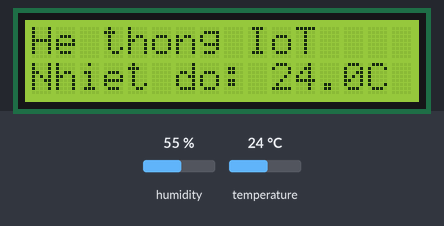
A sketch run on a simulated Arduino Uno, built with avr-gcc and run on an emulated ATmega328P. Shown: 16×2 character LCD. The inputs (shaded band) are chosen by the test bench; at power-on: temperature 24 °C, humidity 55 %. What the sketch prints to the serial monitor is not drawn.

Above: at 1.2 s.
1.3 s: temperature set to 12 °C
At 3.1 s:
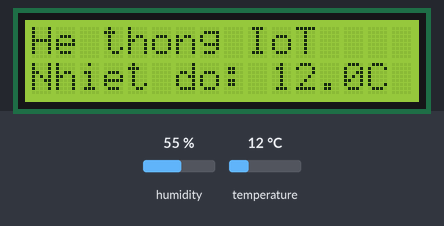
3.6 s: temperature set to 19 °C
At 5.5 s:
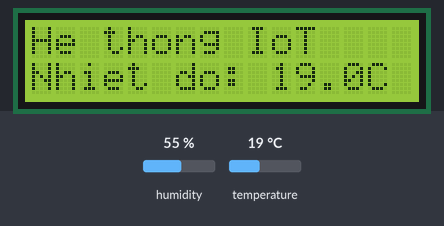
7.6 s: temperature set to 28 °C
At 9.0 s:
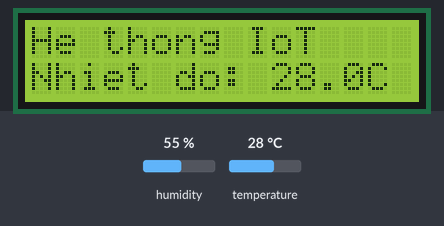
Timing chart, 0 to 10.6 s (numbered marks = the images above; inputs shaded):
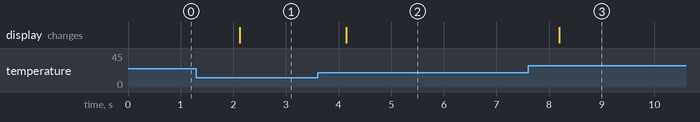

The sketch:

sensor_delay_.ino
```cpp
#include <Wire.h>
#include <LiquidCrystal_I2C.h>
#include "DHT.h"

#define DHTPIN 14
#define DHTTYPE DHT22

DHT dht(DHTPIN, DHTTYPE);
LiquidCrystal_I2C lcd(0x27, 16, 2);

void setup() {
Serial.begin(115200);
dht.begin();

//Khởi tạo LCD
lcd.init();

lcd.backlight();

lcd.setCursor(0, 0);

lcd.print("He thong IoT");

Serial.println("timestamp,raw_value,converted_value,unit,valid");
}

void loop() {
//Kiểm tra phím bấm
if (Serial.available() > 0) {
char c = Serial.read();
if (c != '\n' && c != '\r') {
Serial.print("-> [");
Serial.print(millis());
Serial.println("] Có phản hồi nút bấm");
}
}

//Đọc cảm biến
float t = dht.readTemperature();
int valid = !isnan(t);

//Hiển thị lên LCD
if (valid) {
lcd.setCursor(0, 1);
lcd.print("Nhiet do: ");
lcd.print(t, 1);
lcd.print("C  ");
} else {
lcd.setCursor(0, 1);
lcd.print("Loi cam bien!   ");
}

//Serial Print
Serial.print(millis());
Serial.print(",");
Serial.print(t);
Serial.print(",");
Serial.print(t);
Serial.print(",");
Serial.print("C");
Serial.print(",");
Serial.println(valid);

//Lập lịch có chặn
delay(2000);
}
```

Measured:
- after the input at 1.3 s, the display: changes after 0.82 s (image 1)
- after the input at 3.6 s, the display: changes after 0.55 s (image 2)
- after the input at 7.6 s, the display: changes after 0.59 s (image 3)
